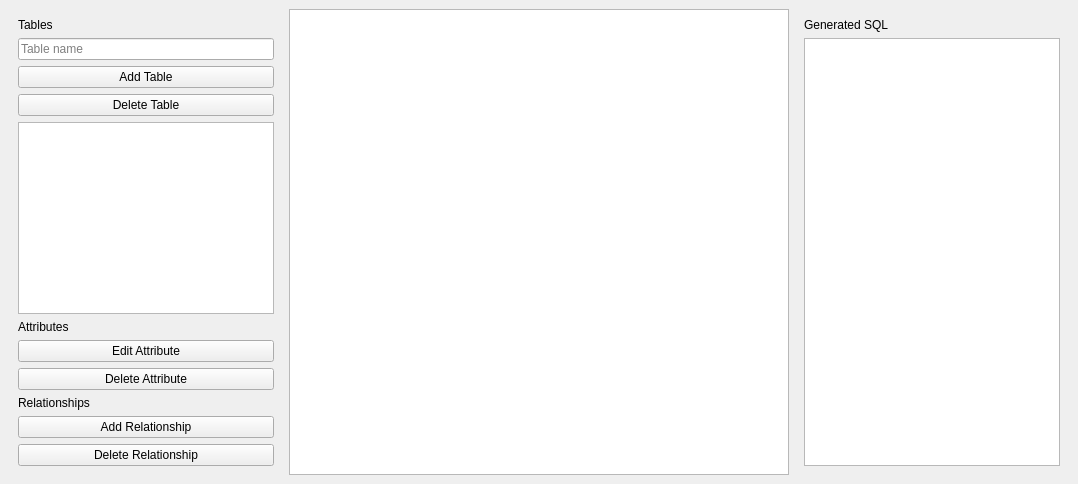
<?xml version="1.0" encoding="UTF-8"?>
<ui version="4.0">
 <class>MainWindow</class>
 <widget class="QMainWindow" name="MainWindow">
  <property name="windowTitle">
   <string>Database Schema Designer</string>
  </property>
  <widget class="QWidget" name="centralwidget">
   <layout class="QHBoxLayout" name="horizontalLayout">

    <item>
     <widget class="QWidget" name="leftPanel">
      <layout class="QVBoxLayout" name="leftLayout">

       <item>
        <widget class="QLabel" name="labelTables">
         <property name="text">
          <string>Tables</string>
         </property>
        </widget>
       </item>

       <item>
        <widget class="QLineEdit" name="tableNameInput">
         <property name="placeholderText">
          <string>Table name</string>
         </property>
        </widget>
       </item>

       <item>
        <widget class="QPushButton" name="addTableButton">
         <property name="text">
          <string>Add Table</string>
         </property>
        </widget>
       </item>

       <item>
        <widget class="QPushButton" name="deleteTableButton">
         <property name="text">
          <string>Delete Table</string>
         </property>
        </widget>
       </item>

       <item>
        <widget class="QListWidget" name="tableList"/>
       </item>

       <item>
        <widget class="QLabel" name="labelAttributes">
         <property name="text">
          <string>Attributes</string>
         </property>
        </widget>
       </item>

       <item>
        <widget class="QPushButton" name="editAttributeButton">
         <property name="text">
          <string>Edit Attribute</string>
         </property>
        </widget>
       </item>

       <item>
        <widget class="QPushButton" name="deleteAttributeButton">
         <property name="text">
          <string>Delete Attribute</string>
         </property>
        </widget>
       </item>

       <item>
        <widget class="QLabel" name="labelRelations">
         <property name="text">
          <string>Relationships</string>
         </property>
        </widget>
       </item>

       <item>
        <widget class="QPushButton" name="addRelationshipButton">
         <property name="text">
          <string>Add Relationship</string>
         </property>
        </widget>
       </item>

       <item>
        <widget class="QPushButton" name="deleteRelationshipButton">
         <property name="text">
          <string>Delete Relationship</string>
         </property>
        </widget>
       </item>

      </layout>
     </widget>
    </item>


    <item>
     <widget class="QGraphicsView" name="schemaCanvas">
      <property name="minimumSize">
       <size>
        <width>500</width>
        <height>400</height>
       </size>
      </property>
     </widget>
    </item>


    <item>
     <widget class="QWidget" name="rightPanel">
      <layout class="QVBoxLayout" name="rightLayout">

       <item>
        <widget class="QLabel" name="labelSQL">
         <property name="text">
          <string>Generated SQL</string>
         </property>
        </widget>
       </item>

       <item>
        <widget class="QTextEdit" name="sqlOutput">
         <property name="readOnly">
          <bool>true</bool>
         </property>
        </widget>
       </item>

      </layout>
     </widget>
    </item>

   </layout>
  </widget>
 </widget>
 <resources/>
 <connections/>
</ui>
